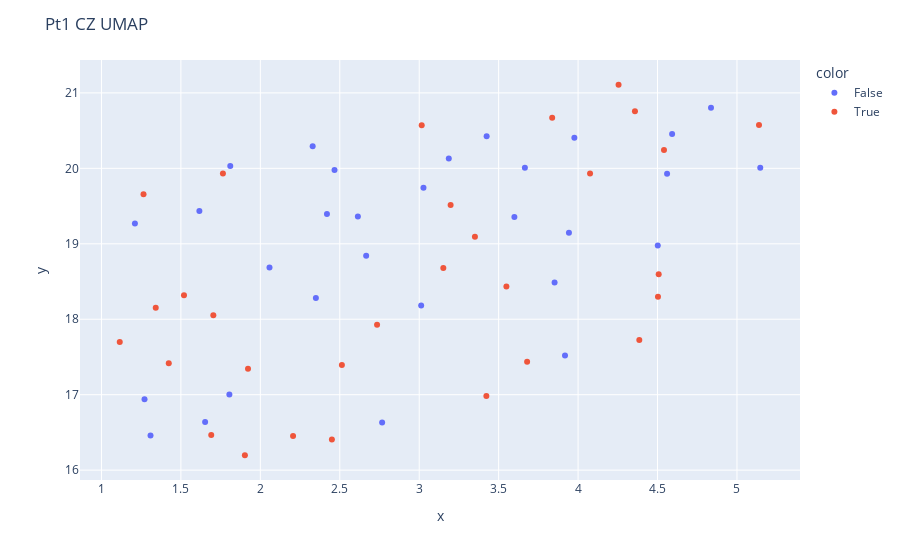
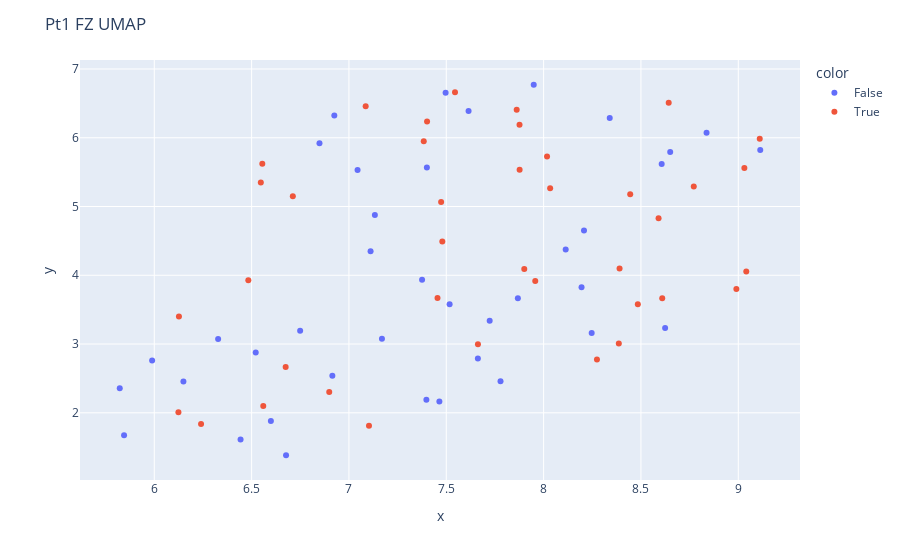
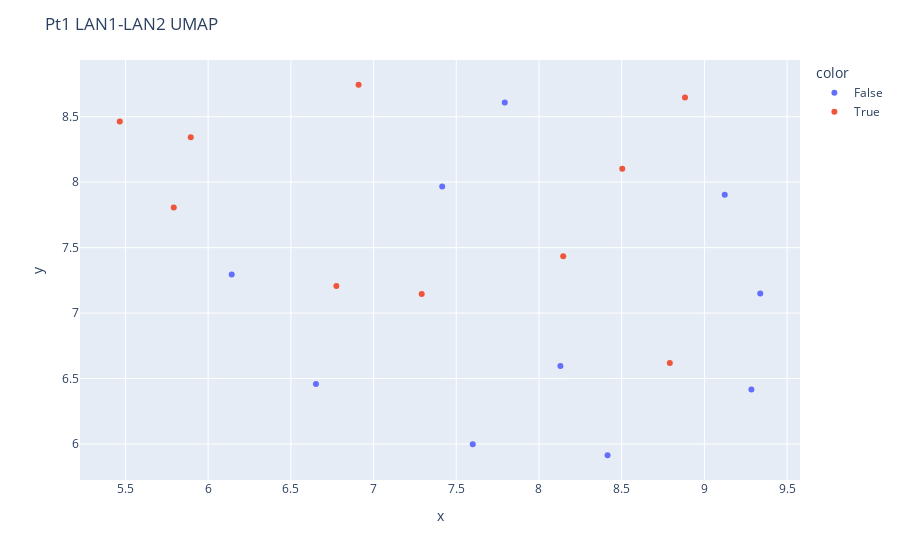
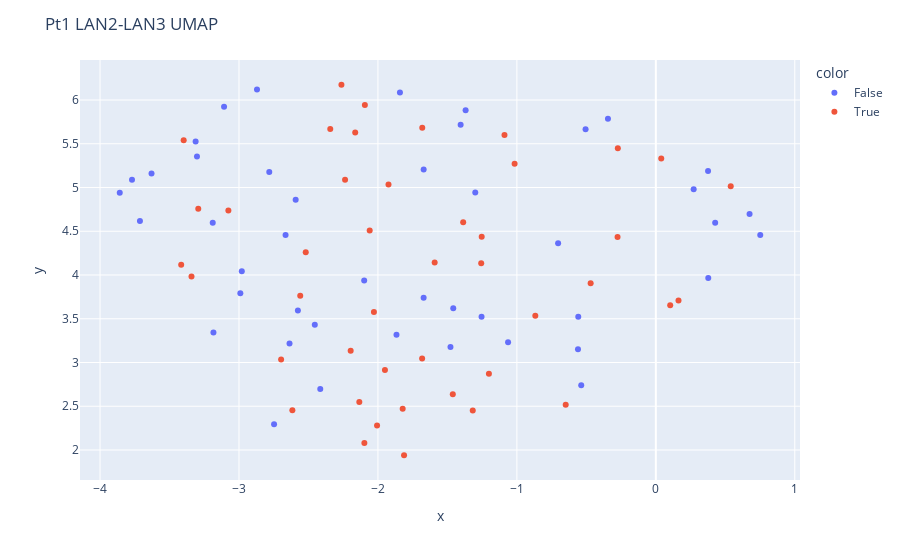

Here is the notebook cell these charts were saved with, in order:
### Code cell
# use umap to visualize the embeddings, subsample labels first

# subsample each label 100 from Pt1 and each channel

patient_index = np.where(pids == "Pt1")[0]

for channel in np.unique(channels[patient_index]):
    patient_channel_index = np.where((pids == "Pt1") & (channels == channel))[0]
    
    patinet_channel_labels = labels[patient_channel_index]
    patinet_channel_embeds = embeds[patient_channel_index]
    
    subsampled_embeds = []
    subsampled_labels = []

    sample_size = np.min([np.sum(patinet_channel_labels == 0), np.sum(patinet_channel_labels == 1), 50])
    
    if sample_size == 0:
        continue

    for i in range(2):
        idx = np.where(patinet_channel_labels == i)[0]
        idx = np.random.choice(idx, sample_size, replace=False)
        subsampled_embeds.append(patinet_channel_embeds[idx])
        subsampled_labels.append(patinet_channel_labels[idx])
        
    subsampled_embeds = np.concatenate(subsampled_embeds, axis=0)
    subsampled_labels = np.concatenate(subsampled_labels, axis=0).astype(str)
                                
    reducer = umap.UMAP()
    embedding = reducer.fit_transform(subsampled_embeds)

    fig = px.scatter(x=embedding[:, 0], y=embedding[:, 1], color=subsampled_labels)
    # set the title
    fig.update_layout(title=f"Pt1 {channel} UMAP")
    
    fig.show()

### Figure 1 — Plotly figure (JSON) as saved in the notebook; plotly's stock layout.template omitted (floating-point values rounded to 4 significant figures)
{"data": [{"hovertemplate": "color=False<br>x=%{x}<br>y=%{y}<extra></extra>", "legendgroup": "False", "marker": {"color": "#636efa", "symbol": "circle"}, "mode": "markers", "name": "False", "orientation": "v", "showlegend": true, "type": "scatter", "x": [1.211, 5.147, 2.35, 3.027, 2.058, 1.309, 4.56, 1.652, 3.012, 2.329, 3.852, 2.419, 2.614, 4.592, 1.805, 2.467, 3.977, 1.811, 4.837, 2.767, 3.918, 3.599, 1.616, 3.665, 2.666, 1.271, 3.424, 3.186, 4.502, 3.942], "xaxis": "x", "y": [19.27, 20.01, 18.28, 19.74, 18.69, 16.46, 19.93, 16.64, 18.18, 20.29, 18.49, 19.39, 19.36, 20.45, 17.0, 19.98, 20.4, 20.03, 20.8, 16.63, 17.52, 19.36, 19.43, 20.01, 18.84, 16.94, 20.42, 20.13, 18.98, 19.15], "yaxis": "y"}, {"hovertemplate": "color=True<br>x=%{x}<br>y=%{y}<extra></extra>", "legendgroup": "True", "marker": {"color": "#EF553B", "symbol": "circle"}, "mode": "markers", "name": "True", "orientation": "v", "showlegend": true, "type": "scatter", "x": [1.765, 4.358, 3.549, 4.507, 4.385, 1.903, 1.342, 1.424, 1.704, 3.016, 3.679, 1.922, 1.115, 4.075, 2.735, 1.519, 5.139, 4.503, 3.423, 1.265, 1.691, 4.541, 3.837, 4.255, 2.513, 2.45, 3.198, 3.152, 2.206, 3.351], "xaxis": "x", "y": [19.93, 20.76, 18.43, 18.6, 17.73, 16.2, 18.15, 17.42, 18.05, 20.57, 17.44, 17.34, 17.7, 19.93, 17.93, 18.32, 20.58, 18.3, 16.98, 19.66, 16.46, 20.24, 20.67, 21.11, 17.39, 16.4, 19.52, 18.68, 16.45, 19.09], "yaxis": "y"}], "layout": {"legend": {"title": {"text": "color"}, "tracegroupgap": 0}, "margin": {"t": 60}, "title": {"text": "Pt1 CZ UMAP"}, "xaxis": {"anchor": "y", "domain": [0, 1], "title": {"text": "x"}}, "yaxis": {"anchor": "x", "domain": [0, 1], "title": {"text": "y"}}}}

### Figure 2 — Plotly figure (JSON) as saved in the notebook; plotly's stock layout.template omitted (floating-point values rounded to 4 significant figures)
{"data": [{"hovertemplate": "color=False<br>x=%{x}<br>y=%{y}<extra></extra>", "legendgroup": "False", "marker": {"color": "#636efa", "symbol": "circle"}, "mode": "markers", "name": "False", "orientation": "v", "showlegend": true, "type": "scatter", "x": [7.779, 6.849, 8.113, 5.845, 7.044, 7.17, 7.868, 7.376, 8.207, 8.195, 6.328, 7.111, 7.949, 7.398, 8.65, 6.925, 5.989, 6.521, 8.837, 5.823, 7.723, 8.624, 6.749, 6.443, 6.15, 8.606, 6.915, 7.465, 7.133, 8.247, 7.517, 6.599, 7.662, 7.497, 7.4, 6.677, 8.34, 7.614, 9.113], "xaxis": "x", "y": [2.457, 5.919, 4.375, 1.674, 5.531, 3.078, 3.667, 3.934, 4.651, 3.826, 3.073, 4.351, 6.771, 2.189, 5.794, 6.323, 2.76, 2.877, 6.072, 2.357, 3.339, 3.234, 3.194, 1.61, 2.456, 5.62, 2.54, 2.164, 4.877, 3.16, 3.579, 1.882, 2.789, 6.656, 5.569, 1.382, 6.289, 6.388, 5.823], "yaxis": "y"}, {"hovertemplate": "color=True<br>x=%{x}<br>y=%{y}<extra></extra>", "legendgroup": "True", "marker": {"color": "#EF553B", "symbol": "circle"}, "mode": "markers", "name": "True", "orientation": "v", "showlegend": true, "type": "scatter", "x": [6.127, 8.609, 7.876, 8.591, 9.031, 8.771, 8.018, 8.034, 7.877, 7.474, 6.124, 6.24, 8.484, 6.56, 8.274, 7.103, 7.48, 7.401, 6.899, 8.643, 7.957, 9.041, 6.483, 6.712, 8.39, 8.386, 7.455, 6.547, 7.663, 6.555, 7.384, 7.086, 6.675, 9.11, 7.545, 7.901, 8.99, 7.862, 8.445], "xaxis": "x", "y": [3.399, 3.667, 6.19, 4.828, 5.562, 5.29, 5.727, 5.267, 5.534, 5.066, 2.009, 1.836, 3.58, 2.1, 2.775, 1.812, 4.489, 6.235, 2.301, 6.508, 3.916, 4.057, 3.928, 5.15, 4.1, 3.007, 3.669, 5.351, 2.995, 5.621, 5.948, 6.458, 2.667, 5.986, 6.66, 4.089, 3.802, 6.407, 5.179], "yaxis": "y"}], "layout": {"legend": {"title": {"text": "color"}, "tracegroupgap": 0}, "margin": {"t": 60}, "title": {"text": "Pt1 FZ UMAP"}, "xaxis": {"anchor": "y", "domain": [0, 1], "title": {"text": "x"}}, "yaxis": {"anchor": "x", "domain": [0, 1], "title": {"text": "y"}}}}

### Figure 3 — Plotly figure (JSON) as saved in the notebook; plotly's stock layout.template omitted (floating-point values rounded to 4 significant figures)
{"data": [{"hovertemplate": "color=False<br>x=%{x}<br>y=%{y}<extra></extra>", "legendgroup": "False", "marker": {"color": "#636efa", "symbol": "circle"}, "mode": "markers", "name": "False", "orientation": "v", "showlegend": true, "type": "scatter", "x": [9.284, 7.415, 7.793, 8.129, 6.142, 9.338, 6.651, 7.6, 8.415, 9.123], "xaxis": "x", "y": [6.417, 7.966, 8.609, 6.595, 7.294, 7.15, 6.458, 5.998, 5.914, 7.905], "yaxis": "y"}, {"hovertemplate": "color=True<br>x=%{x}<br>y=%{y}<extra></extra>", "legendgroup": "True", "marker": {"color": "#EF553B", "symbol": "circle"}, "mode": "markers", "name": "True", "orientation": "v", "showlegend": true, "type": "scatter", "x": [6.775, 8.883, 5.895, 6.909, 8.791, 8.504, 5.792, 5.466, 7.291, 8.146], "xaxis": "x", "y": [7.207, 8.647, 8.342, 8.744, 6.619, 8.102, 7.807, 8.463, 7.145, 7.434], "yaxis": "y"}], "layout": {"legend": {"title": {"text": "color"}, "tracegroupgap": 0}, "margin": {"t": 60}, "title": {"text": "Pt1 LAN1-LAN2 UMAP"}, "xaxis": {"anchor": "y", "domain": [0, 1], "title": {"text": "x"}}, "yaxis": {"anchor": "x", "domain": [0, 1], "title": {"text": "y"}}}}

### Figure 4 — Plotly figure (JSON) as saved in the notebook; plotly's stock layout.template omitted (floating-point values rounded to 4 significant figures)
{"data": [{"hovertemplate": "color=False<br>x=%{x}<br>y=%{y}<extra></extra>", "legendgroup": "False", "marker": {"color": "#636efa", "symbol": "circle"}, "mode": "markers", "name": "False", "orientation": "v", "showlegend": true, "type": "scatter", "x": [0.4271, 0.2723, -3.77, -1.478, -2.98, -2.415, -1.405, -1.299, -3.63, -0.5056, -1.458, 0.7515, -2.99, -3.189, -0.3445, -3.713, -1.866, -1.671, -2.636, -3.107, -2.099, -2.782, -2.576, -1.254, -2.592, 0.3773, -0.7033, -2.454, 0.3758, -1.842, -1.063, -3.312, -2.665, -0.5583, -1.369, -1.671, -2.748, -3.302, -3.858, 0.6746, -0.5603, -2.87, -0.5369, -3.184], "xaxis": "x", "y": [4.598, 4.981, 5.09, 3.177, 4.042, 2.696, 5.716, 4.943, 5.16, 5.665, 3.621, 4.456, 3.792, 4.596, 5.786, 4.618, 3.316, 3.739, 3.219, 5.922, 3.938, 5.179, 3.594, 3.522, 4.86, 3.966, 4.362, 3.43, 5.189, 6.086, 3.231, 5.526, 4.458, 3.524, 5.882, 5.207, 2.294, 5.356, 4.939, 4.697, 3.15, 6.119, 2.741, 3.343], "yaxis": "y"}, {"hovertemplate": "color=True<br>x=%{x}<br>y=%{y}<extra></extra>", "legendgroup": "True", "marker": {"color": "#EF553B", "symbol": "circle"}, "mode": "markers", "name": "True", "orientation": "v", "showlegend": true, "type": "scatter", "x": [-2.164, -3.416, -2.237, -2.029, 0.03892, -1.257, -2.094, -0.2734, -3.398, -2.006, -2.134, -1.016, -0.6486, -1.822, -2.059, -0.4691, -2.697, -3.342, -2.263, -2.616, -3.076, 0.1034, -1.95, -1.592, -1.253, -2.196, -2.52, -1.201, -1.681, -0.8674, -1.318, -1.461, -2.559, -3.293, 0.1631, -1.682, 0.5391, -1.924, -2.343, -1.089, -2.098, -0.2756, -1.812, -1.386], "xaxis": "x", "y": [5.628, 4.117, 5.09, 3.578, 5.332, 4.136, 5.942, 5.45, 5.542, 2.279, 2.548, 5.272, 2.518, 2.47, 4.508, 3.906, 3.035, 3.982, 6.175, 2.454, 4.738, 3.654, 2.914, 4.143, 4.437, 3.134, 4.261, 2.873, 5.685, 3.533, 2.453, 2.637, 3.764, 4.758, 3.708, 3.046, 5.015, 5.036, 5.67, 5.601, 2.08, 4.435, 1.94, 4.603], "yaxis": "y"}], "layout": {"legend": {"title": {"text": "color"}, "tracegroupgap": 0}, "margin": {"t": 60}, "title": {"text": "Pt1 LAN2-LAN3 UMAP"}, "xaxis": {"anchor": "y", "domain": [0, 1], "title": {"text": "x"}}, "yaxis": {"anchor": "x", "domain": [0, 1], "title": {"text": "y"}}}}
